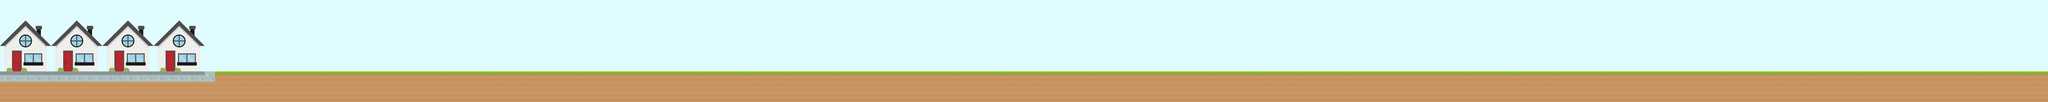

This game map was drawn from its Tiled (.tmx) file and the tilesets committed beside it. A one-line description and the trimmed map source follow:
An orthogonal 200x10 tile map with 70x70 px tiles, 2 tile layers (background, collision), 2 tilesets.

<map version="1.0" tiledversion="1.1.5" orientation="orthogonal" renderorder="right-down" width="200" height="10" tilewidth="70" tileheight="70" infinite="0" nextobjectid="1">
 <tileset firstgid="1" name="tiles_map" tilewidth="70" tileheight="70" tilecount="60" columns="10">
  <image source="../images/tiles_map.png" width="700" height="445" />
 </tileset>
 <tileset firstgid="61" source="house.tsx" />
 <layer name="background" width="200" height="10">
  <data>[2000 cells, 1997 non-empty, 27 distinct tile ids]</data>
 </layer>
 <layer name="collision" width="200" height="10">
  <data>[2000 cells, 605 non-empty, 9 distinct tile ids]</data>
 </layer>
</map>